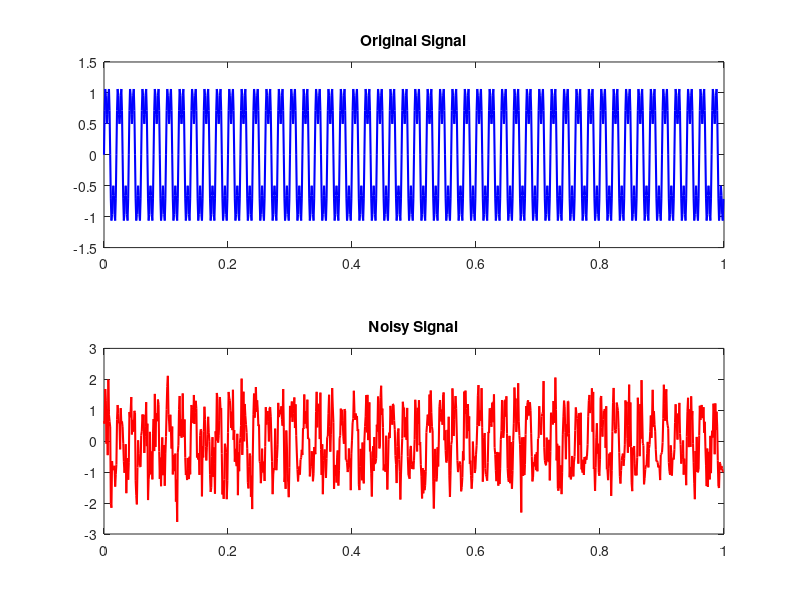
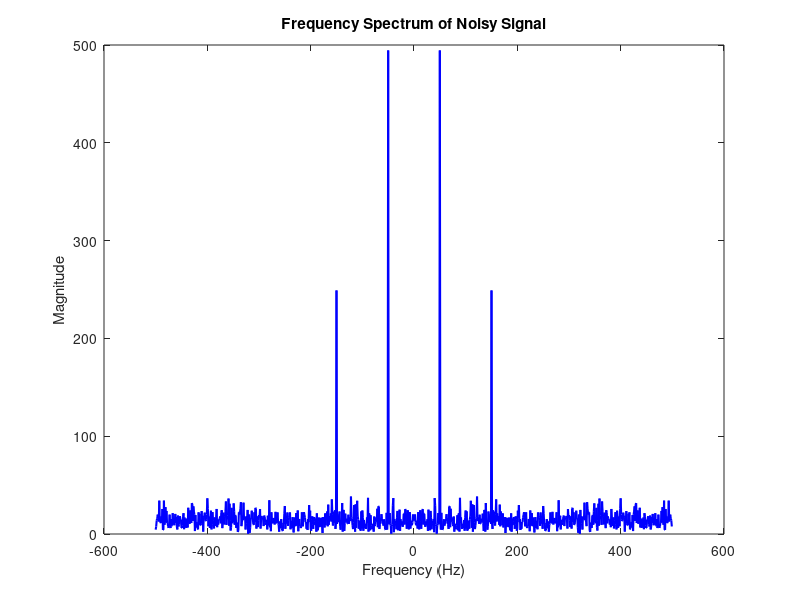
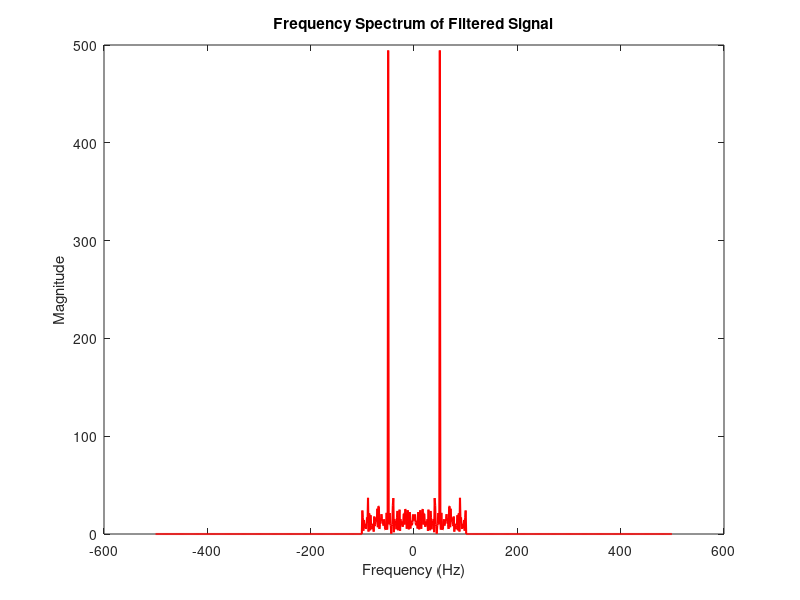
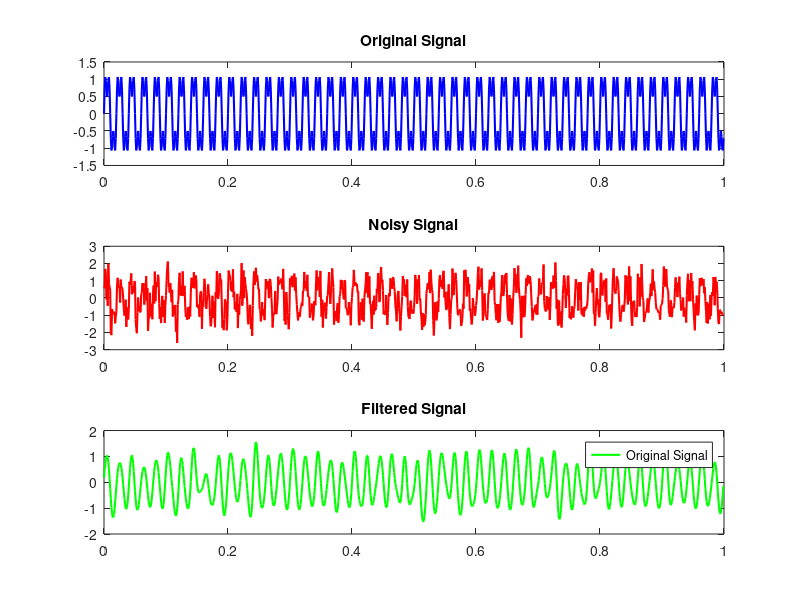

MATLAB code to generate these figures, in order:
% Define parameters
fs = 1000; % Sampling frequency
t = 0:1/fs:1-1/fs; % Time vector

f1 = 50; % Signal frequency
f2 = 150; % Noise frequency

% Create the signal with noise
signal = sin(2*pi*f1*t) + 0.5*sin(2*pi*f2*t); 
noise = 0.5 * randn(size(t)); 
noisy_signal = signal + noise; 

% Plot the original and noisy signals
figure; 
subplot(2, 1, 1); 
plot(t, signal, 'b', 'LineWidth', 1.5); 
title('Original Signal'); 
subplot(2, 1, 2); 
plot(t, noisy_signal, 'r', 'LineWidth', 1.5); 
title('Noisy Signal'); 

% Apply Fourier transform to analyze the frequency components
N = length(noisy_signal); 
frequencies = (-N/2:N/2-1)*(fs/N); 
fft_result = fftshift(fft(noisy_signal, N)); 
fft_magnitude = abs(fft_result); 

% Plot the magnitude spectrum
figure; 
plot(frequencies, fft_magnitude, 'b', 'LineWidth', 1.5); 
title('Frequency Spectrum of Noisy Signal'); 
xlabel('Frequency (Hz)'); 
ylabel('Magnitude'); 

% Design a low-pass filter in the frequency domain
cutoff_frequency = 100; % Adjust as needed
low_pass_filter = zeros(1, N); 
low_pass_filter(abs(frequencies) <= cutoff_frequency) = 1; 

% Apply the filter in the frequency domain
filtered_fft = fft_result .* low_pass_filter; 

% Plot the magnitude spectrum of the filtered signal
figure; 
plot(frequencies, abs(filtered_fft), 'r', 'LineWidth', 1.5); 
title('Frequency Spectrum of Filtered Signal'); 
xlabel('Frequency (Hz)'); 
ylabel('Magnitude'); 

% Apply inverse Fourier transform to obtain the filtered signal in the time domain
filtered_signal = ifft(ifftshift(filtered_fft)); 

% Plot the original, noisy, and filtered signals
figure; 
subplot(3, 1, 1); 
plot(t, signal, 'b', 'LineWidth', 1.5); 
title('Original Signal'); 
subplot(3, 1, 2); 
plot(t, noisy_signal, 'r', 'LineWidth', 1.5); 
title('Noisy Signal'); 
subplot(3, 1, 3); 
plot(t, real(filtered_signal), 'g', 'LineWidth', 1.5); 
title('Filtered Signal'); 
legend('Original Signal', 'Noisy Signal', 'Filtered Signal');
